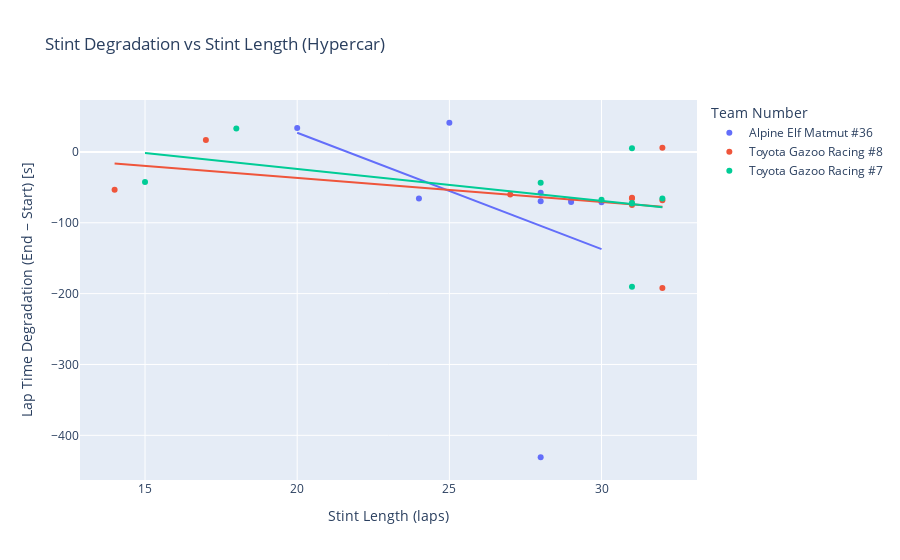

Notebook source saved alongside this figure:
### Code cell
stint_summary = (
    Bahrain_8.groupby("driver_stint")
    .agg(
        start_lap_time=("lap_time_s", "first"),
        end_lap_time=("lap_time_s", "last"),
        stint_length=("lap_time_s", "count"),
        team_no=("team_no", "first"), 
        driver=("driver_name", "first")
    )
    .reset_index()
)

stint_summary["delta_end_start"] = (stint_summary["end_lap_time"] - stint_summary["start_lap_time"])

fig = px.scatter(
    stint_summary,
    x="stint_length",
    y="delta_end_start",
    color="team_no",
    hover_data=["driver", "driver_stint"],
    title="Stint Degradation vs Stint Length (Hypercar)",
    trendline="ols",
    labels={                  
        "team_no": "Team Number",
        "stint_length": "Stint Length",
        "driver_stint": "Driver Stint",
        "team_no": "Team Number",
        "driver": "Driver",
        "delta_end_start": "Delta End Start"
    }
)

fig.update_layout(
    xaxis_title="Stint Length (laps)",
    yaxis_title="Lap Time Degradation (End − Start) [s]"
)

fig.show()

### Figure 1 — Plotly figure (JSON) as saved in the notebook; plotly's stock layout.template omitted (floating-point values rounded to 4 significant figures)
{"data": [{"customdata": [["André NEGRÃO", "André NEGRÃO Stint #1"], ["André NEGRÃO", "André NEGRÃO Stint #2"], ["André NEGRÃO", "André NEGRÃO Stint #3"], ["Matthieu VAXIVIERE", "Matthieu VAXIVIERE Stint #1"], ["Matthieu VAXIVIERE", "Matthieu VAXIVIERE Stint #2"], ["Matthieu VAXIVIERE", "Matthieu VAXIVIERE Stint #3"], ["Nicolas LAPIERRE", "Nicolas LAPIERRE Stint #1"], ["Nicolas LAPIERRE", "Nicolas LAPIERRE Stint #2"], ["Nicolas LAPIERRE", "Nicolas LAPIERRE Stint #3"]], "hovertemplate": "Team Number=Alpine Elf Matmut #36<br>Stint Length=%{x}<br>Delta End Start=%{y}<br>Driver=%{customdata[0]}<br>Driver Stint=%{customdata[1]}<extra></extra>", "legendgroup": "Alpine Elf Matmut #36", "marker": {"color": "#636efa", "symbol": "circle"}, "mode": "markers", "name": "Alpine Elf Matmut #36", "orientation": "v", "showlegend": true, "type": "scatter", "x": [30, 20, 29, 28, 28, 28, 25, 29, 24], "xaxis": "x", "y": [-71.19, 33.89, -70.69, -430.9, -57.72, -69.72, 41.14, -67.85, -65.85], "yaxis": "y"}, {"hovertemplate": "<b>OLS trendline</b><br>delta_end_start = -16.4257 * stint_length + 355.519<br>R<sup>2</sup>=0.145008<br><br>Team Number=Alpine Elf Matmut #36<br>Stint Length=%{x}<br>Delta End Start=%{y} <b>(trend)</b><extra></extra>", "legendgroup": "Alpine Elf Matmut #36", "marker": {"color": "#636efa", "symbol": "circle"}, "mode": "lines", "name": "Alpine Elf Matmut #36", "showlegend": false, "type": "scatter", "x": [20, 24, 25, 28, 28, 28, 29, 29, 30], "xaxis": "x", "y": [27.01, -38.7, -55.12, -104.4, -104.4, -104.4, -120.8, -120.8, -137.3], "yaxis": "y"}, {"customdata": [["Brendon HARTLEY", "Brendon HARTLEY Stint #1"], ["Brendon HARTLEY", "Brendon HARTLEY Stint #2"], ["Kazuki NAKAJIMA", "Kazuki NAKAJIMA Stint #1"], ["Kazuki NAKAJIMA", "Kazuki NAKAJIMA Stint #2"], ["Kazuki NAKAJIMA", "Kazuki NAKAJIMA Stint #3"], ["Kazuki NAKAJIMA", "Kazuki NAKAJIMA Stint #4"], ["Sébastien BUEMI", "Sébastien BUEMI Stint #1"], ["Sébastien BUEMI", "Sébastien BUEMI Stint #2"], ["Sébastien BUEMI", "Sébastien BUEMI Stint #3"]], "hovertemplate": "Team Number=Toyota Gazoo Racing #8<br>Stint Length=%{x}<br>Delta End Start=%{y}<br>Driver=%{customdata[0]}<br>Driver Stint=%{customdata[1]}<extra></extra>", "legendgroup": "Toyota Gazoo Racing #8", "marker": {"color": "#EF553B", "symbol": "circle"}, "mode": "markers", "name": "Toyota Gazoo Racing #8", "orientation": "v", "showlegend": true, "type": "scatter", "x": [31, 32, 32, 17, 31, 14, 32, 27, 31], "xaxis": "x", "y": [-64.87, -68.12, -192.1, 16.84, -65.72, -53.37, 6.015, -60.28, -74.81], "yaxis": "y"}, {"hovertemplate": "<b>OLS trendline</b><br>delta_end_start = -3.38305 * stint_length + 31.0193<br>R<sup>2</sup>=0.159052<br><br>Team Number=Toyota Gazoo Racing #8<br>Stint Length=%{x}<br>Delta End Start=%{y} <b>(trend)</b><extra></extra>", "legendgroup": "Toyota Gazoo Racing #8", "marker": {"color": "#EF553B", "symbol": "circle"}, "mode": "lines", "name": "Toyota Gazoo Racing #8", "showlegend": false, "type": "scatter", "x": [14, 17, 27, 31, 31, 31, 32, 32, 32], "xaxis": "x", "y": [-16.34, -26.49, -60.32, -73.86, -73.86, -73.86, -77.24, -77.24, -77.24], "yaxis": "y"}, {"customdata": [["Jose Maria LOPEZ", "Jose Maria LOPEZ Stint #1"], ["Jose Maria LOPEZ", "Jose Maria LOPEZ Stint #2"], ["Jose Maria LOPEZ", "Jose Maria LOPEZ Stint #3"], ["Jose Maria LOPEZ", "Jose Maria LOPEZ Stint #4"], ["Kamui KOBAYASHI", "Kamui KOBAYASHI Stint #1"], ["Kamui KOBAYASHI", "Kamui KOBAYASHI Stint #2"], ["Mike CONWAY", "Mike CONWAY Stint #1"], ["Mike CONWAY", "Mike CONWAY Stint #2"], ["Mike CONWAY", "Mike CONWAY Stint #3"]], "hovertemplate": "Team Number=Toyota Gazoo Racing #7<br>Stint Length=%{x}<br>Delta End Start=%{y}<br>Driver=%{customdata[0]}<br>Driver Stint=%{customdata[1]}<extra></extra>", "legendgroup": "Toyota Gazoo Racing #7", "marker": {"color": "#00cc96", "symbol": "circle"}, "mode": "markers", "name": "Toyota Gazoo Racing #7", "orientation": "v", "showlegend": true, "type": "scatter", "x": [31, 18, 31, 15, 30, 32, 31, 28, 31], "xaxis": "x", "y": [-190.4, 32.91, -72.97, -42.66, -67.7, -65.72, 5.275, -43.62, -72.19], "yaxis": "y"}, {"hovertemplate": "<b>OLS trendline</b><br>delta_end_start = -4.503 * stint_length + 66.129<br>R<sup>2</sup>=0.212016<br><br>Team Number=Toyota Gazoo Racing #7<br>Stint Length=%{x}<br>Delta End Start=%{y} <b>(trend)</b><extra></extra>", "legendgroup": "Toyota Gazoo Racing #7", "marker": {"color": "#00cc96", "symbol": "circle"}, "mode": "lines", "name": "Toyota Gazoo Racing #7", "showlegend": false, "type": "scatter", "x": [15, 18, 28, 30, 31, 31, 31, 31, 32], "xaxis": "x", "y": [-1.416, -14.93, -59.96, -68.96, -73.46, -73.46, -73.46, -73.46, -77.97], "yaxis": "y"}], "layout": {"legend": {"title": {"text": "Team Number"}, "tracegroupgap": 0}, "title": {"text": "Stint Degradation vs Stint Length (Hypercar)"}, "xaxis": {"anchor": "y", "domain": [0, 1], "title": {"text": "Stint Length (laps)"}}, "yaxis": {"anchor": "x", "domain": [0, 1], "title": {"text": "Lap Time Degradation (End − Start) [s]"}}}}
